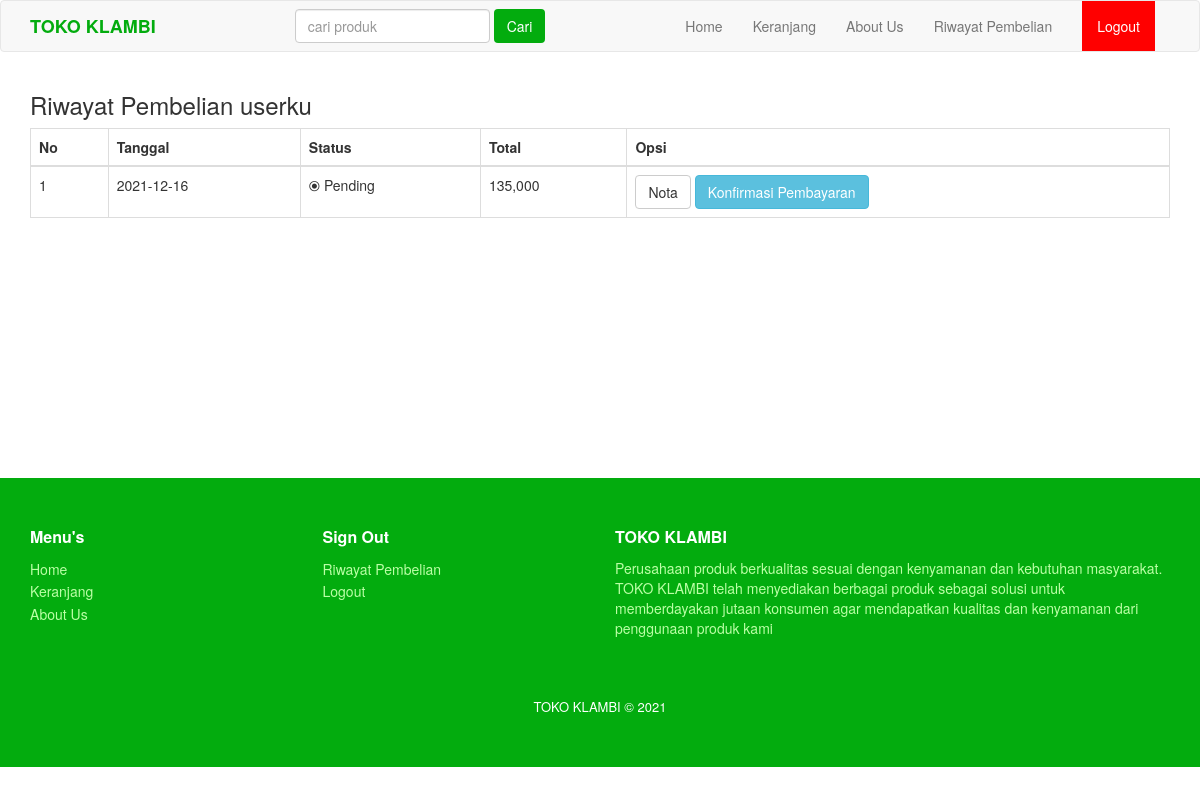
The app's page /riwayat.php (signed in) with its own data.
### tables this page shows
CREATE TABLE `pembelian` (
  `id_pembelian` int(11) NOT NULL,
  `id_pelanggan` int(11) NOT NULL,
  `id_ongkir` int(11) NOT NULL,
  `tanggal_pembelian` date NOT NULL,
  `total_pembelian` int(11) NOT NULL,
  `kurir` varchar(100) NOT NULL,
  `tarif` int(11) NOT NULL,
  `alamat_pengiriman` text NOT NULL,
  `status_pembelian` varchar(100) NOT NULL DEFAULT 'Pending',
  `resi_pengiriman` varchar(100) NOT NULL
);

### riwayat.php (the view, shortened to what this page needs)
<?php
    include 'koneksi.php';
?>
<!DOCTYPE html>
<html lang="en">
<head>
    <link rel="stylesheet" href="admin/assets/css//bootstrap.css">
</head>
<body>
    <?php include 'menu.php'; ?>
    <section class="riwayat">
        <div class="container">
            <h3>Riwayat Pembelian <?php echo $_SESSION['pelanggan']['nama_pelanggan']; ?></h3>
            <table class="table table-bordered">
                <thead>
                    <tr>
                        <th>No</th>
                        <th>Tanggal</th>
                        <th>Status</th>
                        <th>Total</th>
                        <th>Opsi</th>
                    </tr>
                </thead>
                <tbody>
                    <?php
                    $nomor = 1;
                        $id_pelanggan = $_SESSION['pelanggan']['id_pelanggan'];
                        $ambil = $koneksi->query("SELECT * FROM pembelian WHERE id_pelanggan='$id_pelanggan'");
                        while($pecah = $ambil->fetch_assoc()){
                    ?>
                    <tr>
                        <td><?= $nomor ?></td>
                        <td><?= $pecah['tanggal_pembelian']; ?></td>
                        <td>
                            ⦿ <?= $pecah['status_pembelian']; ?>
                        </td>
                        <td><?= number_format($pecah['total_pembelian']); ?></td>
                        <td>
                            <a href="nota.php?id=<?= $pecah['id_pembelian']; ?>" class="btn btn-default">Nota</a>
                            <?php if($pecah['status_pembelian'] == 'Pending') : ?>
                                <a href="pembayaran.php?id=<?= $pecah['id_pembelian']; ?>" class="btn btn-info">Konfirmasi Pembayaran</a>
                            <?php else : ?>
                                <a href="lihat_pembayaran.php?id=<?= $pecah['id_pembelian']; ?>" class="btn btn-warning">Lihat Pembayaran</a>
                            <?php endif; ?>
                        </td>
                    </tr>
                    <?php $nomor++; ?>
                    <?php } ?>
                </tbody>
            </table>
        </div>
    </section><br><br><br><br><br><br><br>
    <?php include 'footer.php'; ?>
</body>
</html>

### records on screen
pembelian: tanggal_pembelian "2021-12-16", status_pembelian "Pending", total_pembelian "135,000"

### other values on screen
$_SESSION['pelanggan']['nama_pelanggan'] "userku"
